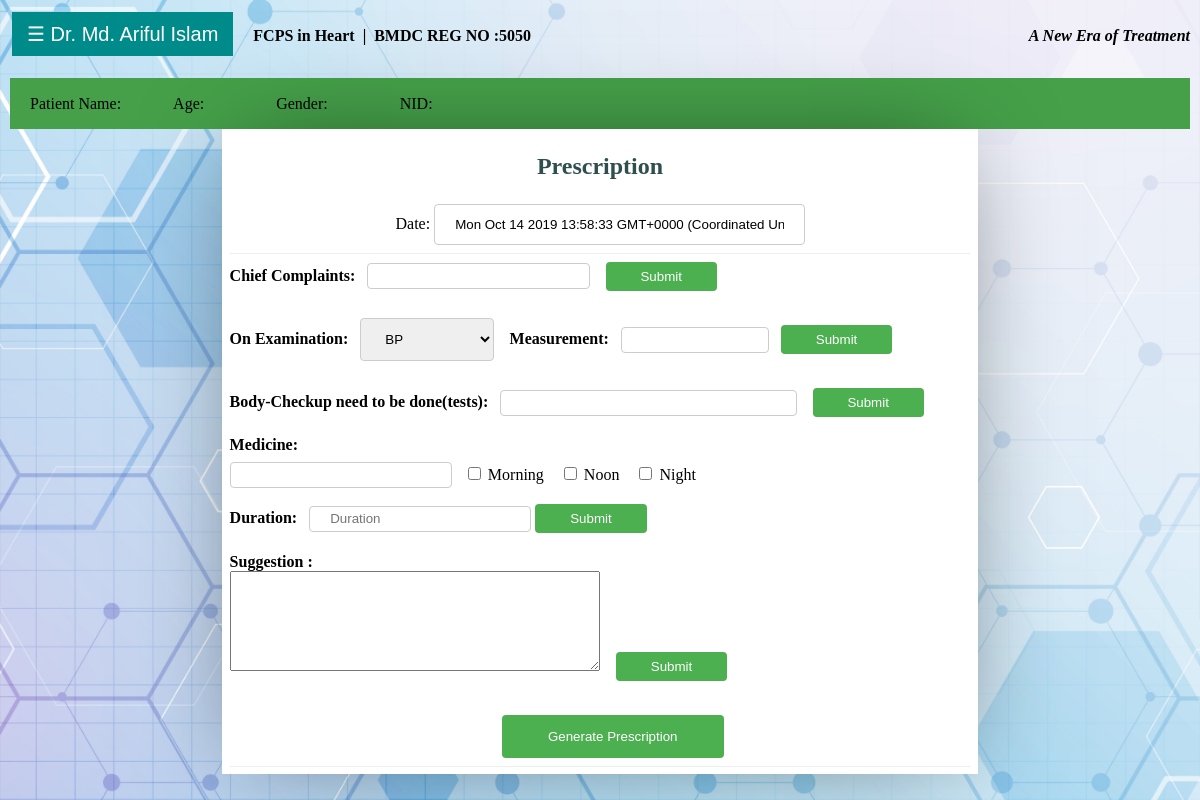
Screenshot of /E-Prescription.php (signed in) with the database file from the repository.
### tables this page shows
CREATE TABLE `doctor` (
  `NID` int(11) NOT NULL,
  `Name` varchar(30) NOT NULL,
  `Age` int(11) NOT NULL,
  `Gender` varchar(10) NOT NULL,
  `Email` varchar(30) NOT NULL,
  `Address` varchar(100) NOT NULL,
  `SSC_GPA` double DEFAULT NULL,
  `SSC_Session` int(11) DEFAULT NULL,
  `SSC_inst` varchar(100) DEFAULT NULL,
  `HSC_GPA` double DEFAULT NULL,
  `HSC_Session` int(11) DEFAULT NULL,
  `HSC_inst` varchar(100) DEFAULT NULL,
  `BMDC_RegNo` int(11) DEFAULT NULL,
  `MBBS_Session` int(11) DEFAULT NULL,
  `MBBS_inst` varchar(100) DEFAULT NULL,
  `PostGrad_deatails` varchar(300) DEFAULT NULL,
  `Pwd` varchar(100) NOT NULL
);

### E-Prescription.php (the view, shortened to what this page needs)
<?php
$email = $_SESSION['email'];
$link = mysqli_connect("localhost", "root", "", "icare");
$sql = "SELECT * FROM doctor where Email = '$email'";
$result = mysqli_query($link, $sql);
$row = mysqli_fetch_array($result);
?>
<!DOCTYPE html>
<html lang="en">
<head>
    <link rel="stylesheet" href="E-Prescription.css">
</head>
<body onload="myFunction()">
<div id="main">
    <button class="openbtn" onclick="openNav()">☰
        <?php
        echo "Dr. " . $row['Name'];
        ?>
    </button>
    <label for="examination"><b>
            <?php
            echo "&nbsp&nbsp&nbsp&nbsp". $row['PostGrad_deatails'] ."&nbsp&nbsp|&nbsp&nbspBMDC REG NO :" . $row['BMDC_RegNo'] ;
            ?>
        </b></label>
</div>
<p align="top-right" style="color: greenyellow;padding:0px;
       font-size: 16px;
       color: black;
       text-align:center;
       position: absolute;
       top: 10px;
       right: 10px;"><b><i>A New Era of Treatment</i></b></p>
<div class="column middle">
    <div class="topnav">
        <p style="float: left;
    position: relative; font-size: 16px">&nbsp&nbsp&nbsp&nbsp Patient Name: </p>
        <p style="float: left;
    position: relative; font-size: 16px">
        </p>
        <p style="float: left;
    position: relative; font-size: 16px"> Age: </p>
        <p style="float: left;
    position: relative; font-size: 16px">
        </p>
        <p style="float: left;
    position: relative; font-size: 16px">&nbsp&nbsp&nbsp&nbsp Gender: </p>
        <p style="float: left;
    position: relative; font-size: 16px">
        </p>
        <p style="float: left;
    position: relative; font-size: 16px">&nbsp&nbsp&nbsp&nbsp NID: </p>
        <p style="float: left;
    position: relative; font-size: 16px">
        </p>
    </div>
    <div id="invoice-POS">
        <center id="top">
            <div class="info">
                <h1 style="color:darkslategray;">Prescription</h1>
                Date: <input type="text" id="demo"/>
            </div>
        </center>
        <div id="mid">
            <form action="" method="post">
                <label for="complaints"><b>Chief Complaints:&nbsp&nbsp</b></label>
                <input type="text" style="width: 30%; height: 10px" id="complaints" name="complaints">
                <input type="submit" name="complaintsSubmit" value="Submit">
                <label for="examination"><b>On Examination:&nbsp&nbsp</b></label>
                <select id="examination" name="examination" style="width: 18%">
                    <option value="bp">BP</option>
                </select>
                <label for="measurement"><b>Measurement:&nbsp&nbsp</b></label>
                <input type="text" style="width: 20%; height: 10px" id="measurement" name="measurement">
                <input type="submit" name="ExaminationmeasurementSubmit" value="Submit">
                <label for="checkup"><b>Body-Checkup need to be done(tests):&nbsp&nbsp</b></label>
                <input type="text" style="width: 40%; height: 10px" id="checkup" name="checkup">
                <input type="submit" name="checkupSubmit" value="Submit">
                <label for="medicine"><b>Medicine:&nbsp&nbsp</b></label>
                <div>
                <input type="text" style="width: 30%; height: 10px" id="medicine" autocomplete="off" name="medicine">
                <input type="checkbox" name="timing[]" id="timing" value="Morning"> Morning &nbsp&nbsp
                <input type="checkbox"  name="timing[]" id="timing" value="Noon"> Noon &nbsp&nbsp
                <input type="checkbox"  name="timing[]" id="timing" value="Night"> Night &nbsp&nbsp<br>
                </div>
                <label for="duration"><b>Duration:&nbsp&nbsp</b></label>
                <input type="text" style="width: 30%; height: 10px" id="duration" name="duration" placeholder="Duration">
                <input type="submit" name="medSubmit" value="Submit">
                <label for="Suggestion"><b>Suggestion :&nbsp&nbsp</b></label><br>
                <textarea name="Suggestion" id="Suggestion" name="Suggestion"
                          style="width:50%; height:100px;"></textarea>
                <input type="submit" name="suggestionSubmit" value="Submit">
                <br><br>
                <input type="submit" style="width: 30%; padding: 14px 25px " name="generatePrescription" formaction="FinalPrescription.php" value="Generate Prescription">
            </form>
        </div>
    </div>
</body>
</html>

### E-Prescription.css (style rules this page uses)
* { box-sizing: border-box; }
body { margin: 0; background-image: url("index_background.jpg"); background-repeat: no-repeat; background-position: inherit; background-size: cover; }
.column { float: left; padding: 10px; }
.column.middle { width: 100%; }
.topnav { overflow: hidden; background-color: #45a049; }
input[type=text], select { width: 50%; padding: 12px 20px; margin: 8px 0; display: inline-block; border: 1px solid #ccc; border-radius: 4px; box-sizing: border-box; }
input[type=number], select { width: 50%; padding: 12px 20px; margin: 8px 0; display: inline-block; border: 1px solid #ccc; border-radius: 4px; box-sizing: border-box; }
input[type=password], select { width: 50%; padding: 12px 20px; margin: 8px 0; display: inline-block; border: 1px solid #ccc; border-radius: 4px; box-sizing: border-box; }
input[type=submit] { width: 15%; background-color: #4CAF50; color: white; padding: 7px 10px; margin: 8px 0; border: none; border-radius: 4px; cursor: pointer; }
b { font-weight: bold; }
#invoice-POS { box-shadow: 0 0 1in -0.25in rgba(0, 0, 0, 0.5); padding:2mm; margin: 0 auto; width: 200mm; background: #FFF; }
h1 { font-size: 1.5em; color: black; }
p { font-size: .7em; color: black; line-height: 1.2em; }
#top, #mid,#bot { border-bottom: 1px solid #EEE; }
#top { min-height: 100px; }
#mid { min-height: 350px; }
.info { display: block; //float:left; margin-left: 0; }
.openbtn { font-size: 20px; cursor: pointer; background: darkcyan; color: white; padding: 10px 15px; border: none; }
#main { transition: margin-left .5s; padding: 12px; }

### rows the page displays
doctor: Name "Md. Ariful Islam", PostGrad_deatails "FCPS in Heart", BMDC_RegNo "5050"
